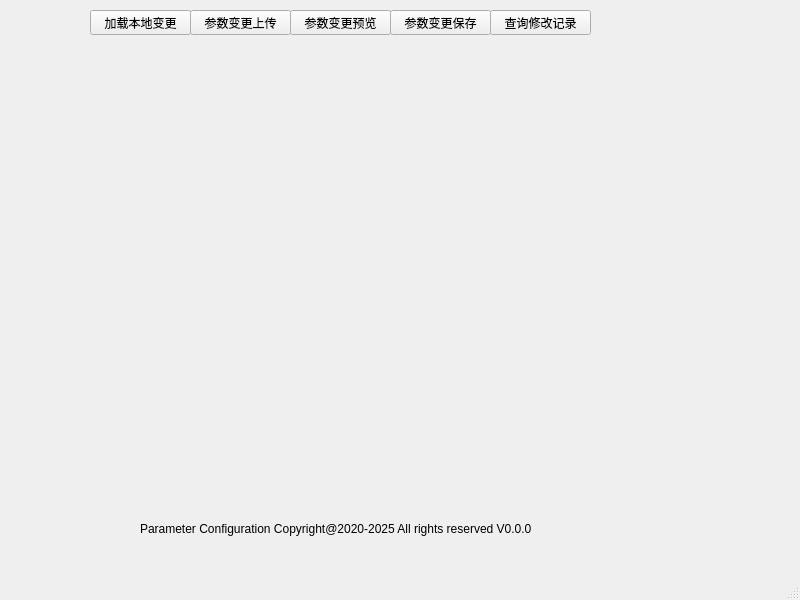
<?xml version="1.0" encoding="UTF-8"?>
<ui version="4.0">
 <class>MainWindow</class>
 <widget class="QMainWindow" name="MainWindow">
  <property name="geometry">
   <rect>
    <x>0</x>
    <y>0</y>
    <width>800</width>
    <height>600</height>
   </rect>
  </property>
  <property name="windowTitle">
   <string>MainWindow</string>
  </property>
  <property name="styleSheet">
   <string notr="true"/>
  </property>
  <widget class="QWidget" name="centralwidget">
   <widget class="QPushButton" name="pushButton_load">
    <property name="geometry">
     <rect>
      <x>90</x>
      <y>10</y>
      <width>101</width>
      <height>25</height>
     </rect>
    </property>
    <property name="text">
     <string>加载本地变更</string>
    </property>
   </widget>
   <widget class="QPushButton" name="pushButton_send">
    <property name="geometry">
     <rect>
      <x>190</x>
      <y>10</y>
      <width>101</width>
      <height>25</height>
     </rect>
    </property>
    <property name="text">
     <string>参数变更上传</string>
    </property>
   </widget>
   <widget class="QPushButton" name="pushButton_preview">
    <property name="geometry">
     <rect>
      <x>290</x>
      <y>10</y>
      <width>101</width>
      <height>25</height>
     </rect>
    </property>
    <property name="text">
     <string>参数变更预览</string>
    </property>
   </widget>
   <widget class="QPushButton" name="pushButton_save">
    <property name="geometry">
     <rect>
      <x>390</x>
      <y>10</y>
      <width>101</width>
      <height>25</height>
     </rect>
    </property>
    <property name="text">
     <string>参数变更保存</string>
    </property>
   </widget>
   <widget class="QLabel" name="label_copyright">
    <property name="geometry">
     <rect>
      <x>140</x>
      <y>520</y>
      <width>511</width>
      <height>17</height>
     </rect>
    </property>
    <property name="text">
     <string>Parameter Configuration Copyright@2020-2025 All rights reserved V0.0.0</string>
    </property>
   </widget>
   <widget class="QPushButton" name="pushButton_queryrecord">
    <property name="geometry">
     <rect>
      <x>490</x>
      <y>10</y>
      <width>101</width>
      <height>25</height>
     </rect>
    </property>
    <property name="text">
     <string>查询修改记录</string>
    </property>
   </widget>
  </widget>
  <widget class="QMenuBar" name="menubar">
   <property name="geometry">
    <rect>
     <x>0</x>
     <y>0</y>
     <width>800</width>
     <height>28</height>
    </rect>
   </property>
  </widget>
  <widget class="QStatusBar" name="statusbar"/>
 </widget>
 <resources/>
 <connections/>
</ui>
